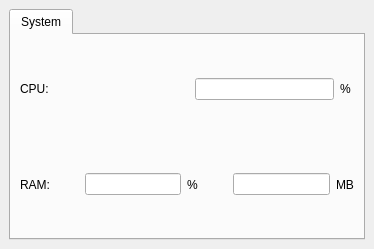
<?xml version="1.0" encoding="UTF-8"?>
<ui version="4.0">
 <class>SnailDockWidgetBase</class>
 <widget class="QDockWidget" name="SnailDockWidgetBase">
  <property name="geometry">
   <rect>
    <x>0</x>
    <y>0</y>
    <width>374</width>
    <height>249</height>
   </rect>
  </property>
  <property name="windowTitle">
   <string>Snail</string>
  </property>
  <widget class="QWidget" name="dockWidgetContents">
   <layout class="QVBoxLayout" name="verticalLayout">
    <item>
     <widget class="QTabWidget" name="tabWidget">
      <property name="currentIndex">
       <number>0</number>
      </property>
      <widget class="QWidget" name="mTabSystem">
       <attribute name="title">
        <string>System</string>
       </attribute>
       <layout class="QVBoxLayout" name="verticalLayout_2" stretch="1,1,2">
        <item>
         <layout class="QHBoxLayout" name="mCpuLayout">
          <item>
           <widget class="QLabel" name="label">
            <property name="text">
             <string>CPU:</string>
            </property>
           </widget>
          </item>
          <item>
           <spacer name="horizontalSpacer">
            <property name="orientation">
             <enum>Qt::Horizontal</enum>
            </property>
            <property name="sizeHint" stdset="0">
             <size>
              <width>40</width>
              <height>20</height>
             </size>
            </property>
           </spacer>
          </item>
          <item>
           <widget class="QLineEdit" name="mCpu">
            <property name="enabled">
             <bool>true</bool>
            </property>
            <property name="alignment">
             <set>Qt::AlignRight|Qt::AlignTrailing|Qt::AlignVCenter</set>
            </property>
            <property name="readOnly">
             <bool>true</bool>
            </property>
           </widget>
          </item>
          <item>
           <widget class="QLabel" name="label_5">
            <property name="text">
             <string>% </string>
            </property>
           </widget>
          </item>
         </layout>
        </item>
        <item>
         <layout class="QHBoxLayout" name="mRamLayout">
          <item>
           <widget class="QLabel" name="label_2">
            <property name="text">
             <string>RAM:</string>
            </property>
           </widget>
          </item>
          <item>
           <spacer name="horizontalSpacer_2">
            <property name="orientation">
             <enum>Qt::Horizontal</enum>
            </property>
            <property name="sizeHint" stdset="0">
             <size>
              <width>40</width>
              <height>20</height>
             </size>
            </property>
           </spacer>
          </item>
          <item>
           <widget class="QLineEdit" name="mRamPercent">
            <property name="alignment">
             <set>Qt::AlignRight|Qt::AlignTrailing|Qt::AlignVCenter</set>
            </property>
            <property name="readOnly">
             <bool>true</bool>
            </property>
           </widget>
          </item>
          <item>
           <widget class="QLabel" name="label_4">
            <property name="text">
             <string>%</string>
            </property>
           </widget>
          </item>
          <item>
           <spacer name="horizontalSpacer_3">
            <property name="orientation">
             <enum>Qt::Horizontal</enum>
            </property>
            <property name="sizeHint" stdset="0">
             <size>
              <width>40</width>
              <height>20</height>
             </size>
            </property>
           </spacer>
          </item>
          <item>
           <widget class="QLineEdit" name="mRamMb">
            <property name="alignment">
             <set>Qt::AlignRight|Qt::AlignTrailing|Qt::AlignVCenter</set>
            </property>
            <property name="readOnly">
             <bool>true</bool>
            </property>
           </widget>
          </item>
          <item>
           <widget class="QLabel" name="label_3">
            <property name="text">
             <string>MB</string>
            </property>
           </widget>
          </item>
         </layout>
        </item>
        <item>
         <layout class="QVBoxLayout" name="mChartLayout">
          <property name="spacing">
           <number>0</number>
          </property>
         </layout>
        </item>
       </layout>
      </widget>
     </widget>
    </item>
   </layout>
  </widget>
 </widget>
 <resources/>
 <connections/>
</ui>
